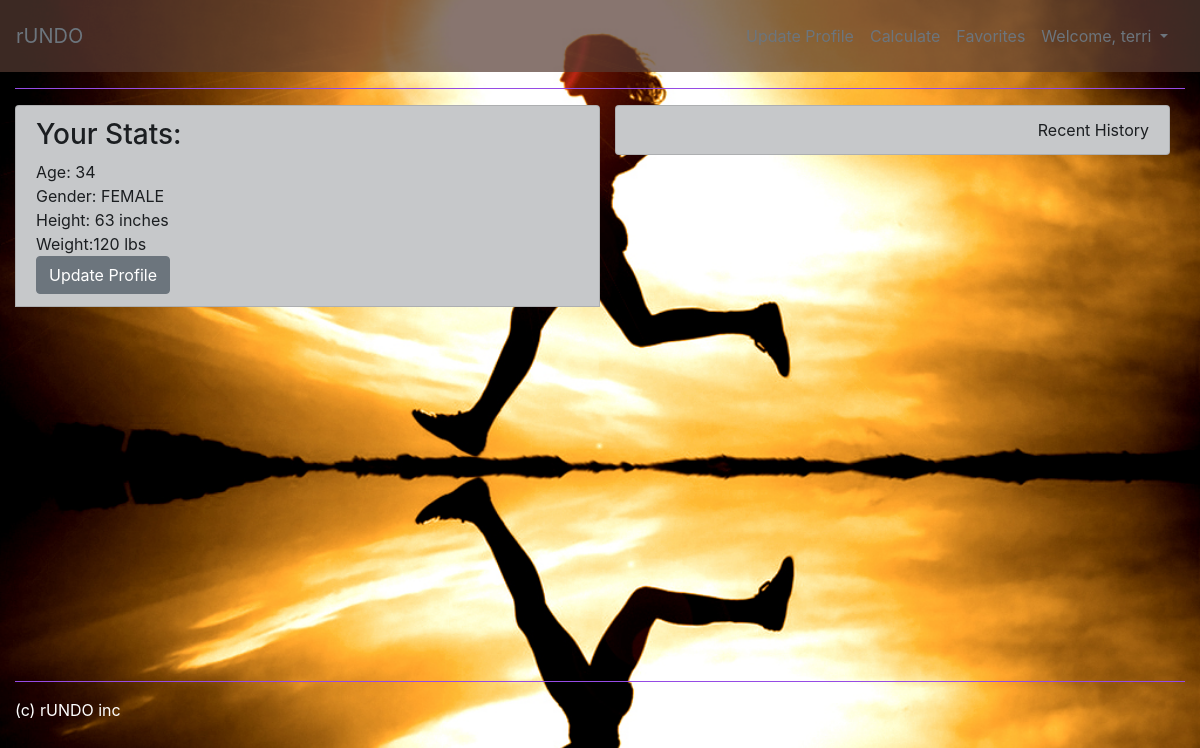
/profile/ (signed in), run on an earlier commit of the app's database.
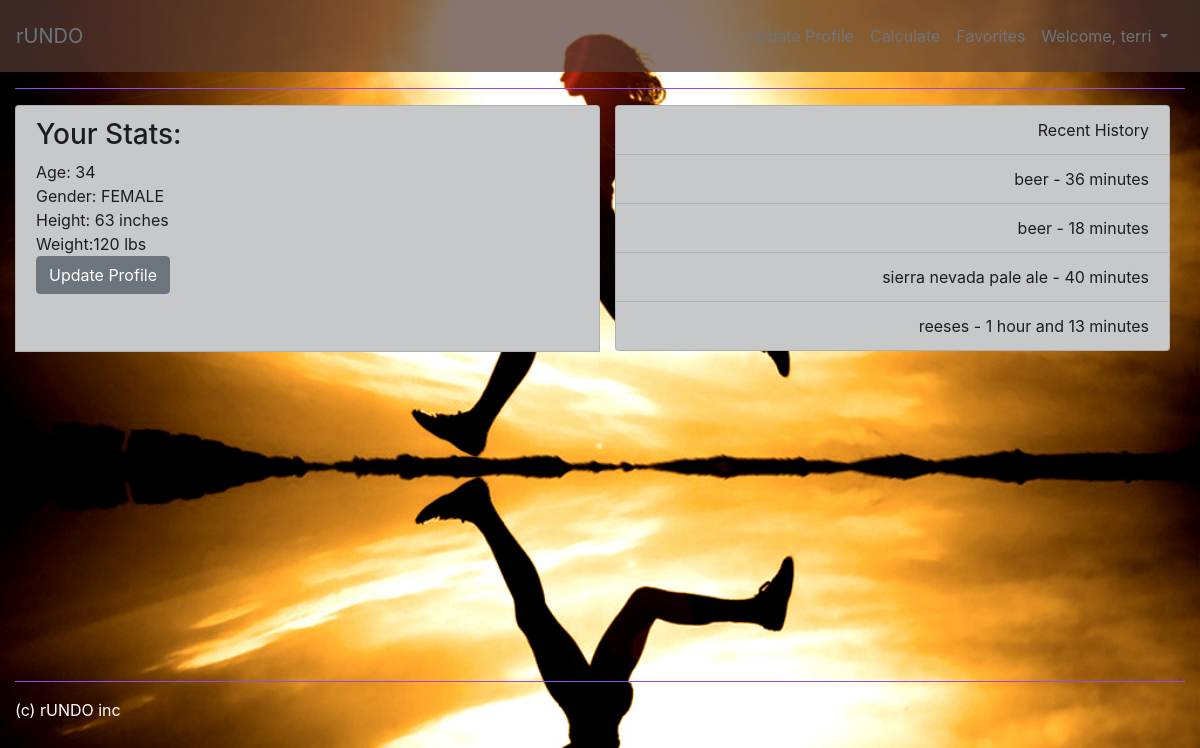
And on a later commit of the database.
### RunDoApp/models.py (models this page shows, shortened)
class UserProfile(models.Model):
    userName = models.CharField(max_length=30)
    age = models.IntegerField()
    gender = models.CharField(choices=GENDER_CHOICES, max_length=6)
    height = models.IntegerField()
    weight = models.IntegerField()
    user = models.OneToOneField(User)

class FoodData(models.Model):
        food_name = models.CharField(max_length=100)
        serving_size = models.FloatField()                 #'3' oz, '5' cup, etc.
        serving_units = models.CharField(max_length=30)       #tbsp, oz, cup, etc
        serving_calories = models.FloatField()
        user_servings = models.FloatField()           #how much user ate
        total_calories = models.FloatField()
        user = models.ForeignKey(User)
        timestamp = models.DateTimeField(default=timezone.now)
        exerciseCapacity = models.ForeignKey(ExerciseCapacity, on_delete=models.CASCADE)
        time_to_run = models.FloatField()
        def __str__(self):
            return self.food_name + " " + str(self.total_calories)
        def get_readable_time(self):
            time_hours = self.time_to_run
            minutes = round(time_hours * 60)
            if minutes < 60:
                return str(minutes) + ' minutes'
            hours = int(minutes / 60)
            minutes -= hours * 60
            output = ''
            if hours == 1:
                output += '1 hour'
            else:
                output += str(hours) + ' hours'
            if minutes > 0:
                output += ' and ' + str(minutes) + ' minutes'
            return output

### RunDoApp/views.py (the view)
# urls.py: url(r'^profile/$', views.profile, name='profile'),
def profile(request):
    profile = get_object_or_404(UserProfile, user=request.user)
    data = FoodData.objects.filter(user=request.user)
    most_recent_history = FoodData.objects.filter(user=request.user).order_by('-timestamp')[:4]
    print(most_recent_history)
    context = {'profile': profile, 'data': data, 'most_recent_history': most_recent_history}
    return render(request, 'RunDoApp/profile.html', context)

### RunDoApp/templates/RunDoApp/profile.html
{% extends 'RunDoApp/base.html' %}
{% block content %}
<div class="container-fluid">
    <div class="row">
        <div class="col-sm-6 text-left list-group-item list-group-item-dark" id="">
        <h3>Your Stats:</h3>
            <div>Age: {{profile.age}}</div>
            <div>Gender: {{profile.gender}}</div>
            <div>Height: {{profile.height}} inches</div>
            <div>Weight:{{profile.weight}} lbs</div>
           <a type="submit" class="btn btn-secondary btn-md" href="{% url 'RunDoApp:updateProfile' %}">Update Profile</a>
        </div>
        <div class="col-sm-6 text-right">
            <ul class="list-group" style="color:black">
                <li class="list-group-item list-group-item-dark">Recent History</li>
                {% for history in most_recent_history %}
                   <li class="list-group-item list-group-item-dark">{{history.food_name}} - {{history.get_readable_time}}</li>
                {% endfor %}
            </ul>
        </div>
    </div>
</div>
{% endblock %}

### RunDoApp/templates/RunDoApp/base.html (shortened to what this page needs)
{% load static %}
<head>
    <link rel="stylesheet" type="text/css" href="{% static 'RunDoApp/style.css' %}"/>
    <link rel="stylesheet" href="https://maxcdn.bootstrapcdn.com/bootstrap/4.0.0-beta.2/css/bootstrap.min.css">
</head>
<header>
    <div class="">
        <nav class="navbar navbar-expand-md navbar-light d-flex" style="background-color: rgba(86, 59, 50,0.7);">
       <a class="navbar-brand text-secondary" href="{% url 'RunDoApp:index' %}">rUNDO</a>
       <div class="collapse navbar-collapse" id="navbarSupportedContent">
           <ul class="navbar-nav ml-auto p-2">
               <li class="nav-item">
                   <a class="nav-link text-secondary" href="{% url 'RunDoApp:updateProfile' %}"></a>
               </li>
               <li class="nav-item">
                   <a class="nav-link text-secondary" href="{% url 'RunDoApp:calculatePage' %}">Calculate</a>
               </li>
               <li class="nav-item">
                   <a class="nav-link text-secondary" href="{% url 'RunDoApp:favorites' %}">Favorites</a>
               </li>
               {% if request.user.is_authenticated %}
                   <li class="nav-item dropdown">
                       <a class="nav-link dropdown-toggle text-secondary" href="#" id="navbarDropdown" role="button" data-toggle="dropdown" aria-haspopup="true" aria-expanded="false">
                         Welcome, {{ user.username }}
                       </a>
                   </li>
               {% else %}
                   <li class="nav-item">
                       <a class="nav-link" href="{% url 'RunDoApp:index' %}">Sign in</a>
                   </li>
               {% endif %}
           </ul>
       </div>
   </nav>
    </div>
</header>
<body>
   <div class="container-fluid">
        <div class="">
            <div class="">
                <hr style="background-color:#a754ff"/>
            </div>
            <div id="block_content">
                {% block content %}{% endblock %}
            </div>
            <div class="" id="footer">
                <hr style="background-color:#a754ff"/>
                <div id="copyright">(c) rUNDO inc</div>
            </div>
        </div>
    </div>
</body>

### RunDoApp/static/RunDoApp/style.css (style rules this page uses)
body { background-image: url("images/womanrunning.jpg"); background-size: cover; }
#copyright { color: white; }
body { font-family: "Roboto", "Lucida Grande", Verdana, Arial, sans-serif; }
#block_content { height: 70%; }

What changed in the data, as far as the page shows it:
added FoodData: food_name "beer", get_readable_time "36 minutes"
added FoodData: food_name "beer", get_readable_time "18 minutes"
added FoodData: food_name "sierra nevada pale ale", get_readable_time "40 minutes"
added FoodData: food_name "reeses", get_readable_time "1 hour and 13 minutes"
